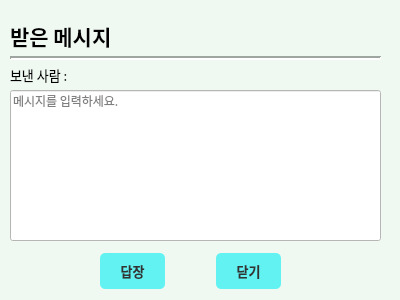
<?xml version="1.0" encoding="UTF-8"?>
<ui version="4.0">
 <class>Form</class>
 <widget class="QWidget" name="Form">
  <property name="geometry">
   <rect>
    <x>0</x>
    <y>0</y>
    <width>400</width>
    <height>300</height>
   </rect>
  </property>
  <property name="windowTitle">
   <string>Form</string>
  </property>
  <property name="styleSheet">
   <string notr="true">background-color: rgb(239, 248, 241);</string>
  </property>
  <widget class="QLabel" name="label_title">
   <property name="geometry">
    <rect>
     <x>10</x>
     <y>20</y>
     <width>261</width>
     <height>31</height>
    </rect>
   </property>
   <property name="font">
    <font>
     <family>나눔고딕</family>
     <pointsize>16</pointsize>
     <bold>true</bold>
    </font>
   </property>
   <property name="text">
    <string>받은 메시지</string>
   </property>
  </widget>
  <widget class="Line" name="line">
   <property name="geometry">
    <rect>
     <x>10</x>
     <y>50</y>
     <width>371</width>
     <height>16</height>
    </rect>
   </property>
   <property name="lineWidth">
    <number>2</number>
   </property>
   <property name="orientation">
    <enum>Qt::Orientation::Horizontal</enum>
   </property>
  </widget>
  <widget class="QWidget" name="horizontalLayoutWidget">
   <property name="geometry">
    <rect>
     <x>100</x>
     <y>251</y>
     <width>181</width>
     <height>41</height>
    </rect>
   </property>
   <layout class="QHBoxLayout" name="horizontalLayout">
    <item>
     <widget class="QPushButton" name="pushButton_send">
      <property name="minimumSize">
       <size>
        <width>65</width>
        <height>0</height>
       </size>
      </property>
      <property name="font">
       <font>
        <family>나눔스퀘어</family>
        <pointsize>10</pointsize>
        <bold>true</bold>
       </font>
      </property>
      <property name="styleSheet">
       <string notr="true">QPushButton {
                background-color: #63F2F2;
                color: #333333;
                border-radius: 5px;
                padding: 8px;
                font-weight: bold;
            }
            QPushButton:hover {
                background-color: #66E4F2;
            }</string>
      </property>
      <property name="text">
       <string>답장</string>
      </property>
     </widget>
    </item>
    <item>
     <spacer name="horizontalSpacer">
      <property name="orientation">
       <enum>Qt::Orientation::Horizontal</enum>
      </property>
      <property name="sizeHint" stdset="0">
       <size>
        <width>30</width>
        <height>20</height>
       </size>
      </property>
     </spacer>
    </item>
    <item>
     <widget class="QPushButton" name="pushButton_5">
      <property name="minimumSize">
       <size>
        <width>65</width>
        <height>0</height>
       </size>
      </property>
      <property name="font">
       <font>
        <family>나눔스퀘어</family>
        <pointsize>10</pointsize>
        <bold>true</bold>
       </font>
      </property>
      <property name="styleSheet">
       <string notr="true">QPushButton {
                background-color: #63F2F2;
                color: #333333;
                border-radius: 5px;
                padding: 8px;
                font-weight: bold;
            }
            QPushButton:hover {
                background-color: #66E4F2;
            }</string>
      </property>
      <property name="text">
       <string>닫기</string>
      </property>
     </widget>
    </item>
   </layout>
  </widget>
  <widget class="QLabel" name="label_2">
   <property name="geometry">
    <rect>
     <x>10</x>
     <y>60</y>
     <width>371</width>
     <height>30</height>
    </rect>
   </property>
   <property name="font">
    <font>
     <family>나눔스퀘어</family>
     <pointsize>10</pointsize>
    </font>
   </property>
   <property name="text">
    <string>보낸 사람 :</string>
   </property>
   <property name="alignment">
    <set>Qt::AlignmentFlag::AlignLeading|Qt::AlignmentFlag::AlignLeft|Qt::AlignmentFlag::AlignVCenter</set>
   </property>
  </widget>
  <widget class="QLineEdit" name="lineEdit">
   <property name="geometry">
    <rect>
     <x>10</x>
     <y>90</y>
     <width>371</width>
     <height>151</height>
    </rect>
   </property>
   <property name="sizePolicy">
    <sizepolicy hsizetype="Expanding" vsizetype="Maximum">
     <horstretch>0</horstretch>
     <verstretch>0</verstretch>
    </sizepolicy>
   </property>
   <property name="minimumSize">
    <size>
     <width>0</width>
     <height>29</height>
    </size>
   </property>
   <property name="font">
    <font>
     <family>나눔스퀘어</family>
    </font>
   </property>
   <property name="styleSheet">
    <string notr="true">background-color: rgb(255, 255, 255);</string>
   </property>
   <property name="inputMethodHints">
    <set>Qt::InputMethodHint::ImhNone</set>
   </property>
   <property name="alignment">
    <set>Qt::AlignmentFlag::AlignLeading|Qt::AlignmentFlag::AlignLeft|Qt::AlignmentFlag::AlignTop</set>
   </property>
   <property name="placeholderText">
    <string>메시지를 입력하세요.</string>
   </property>
  </widget>
 </widget>
 <resources/>
 <connections/>
</ui>
